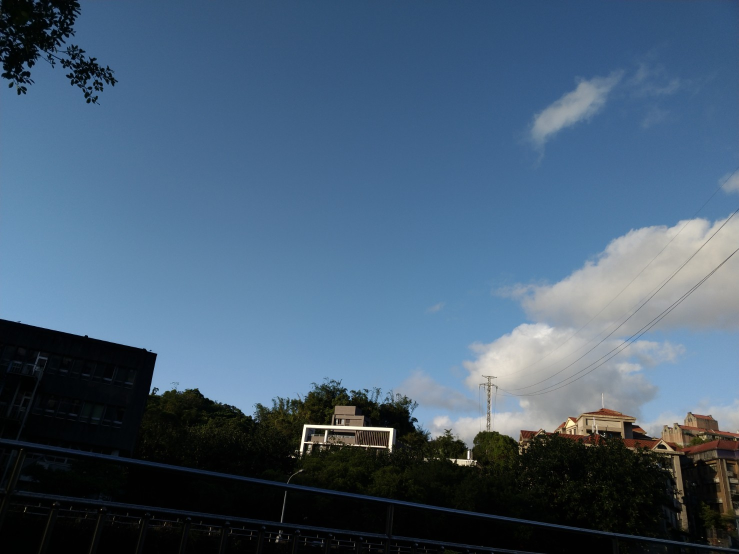
#> input picture hw3/resource/frame1.jpg, 1478 x 1108 px (shown at 1/2 size); its folder holds 2 pictures in this run
$ python part4.py   (older library calls are emulated)
#> lines starting #> are read from the running program, lines starting #| are printed output that depends on the picture; pictures that were not available may be replaced by others from this repository, and a replacement may not be noted
### hw3/src/utils.py
import numpy as np


def solve_homography(u, v):
    """
    This function should return a 3-by-3 homography matrix,
    u, v are N-by-2 matrices, representing N corresponding points for v = T(u)
    :param u: N-by-2 source pixel location matrices
    :param v: N-by-2 destination pixel location matrices
    :return:
    """
    N = u.shape[0]
    H = None

    if v.shape[0] is not N:
        print('u and v should have the same size')
        return None
    if N < 4:
        print('At least 4 points should be given')

    # TODO: 1.forming A
    """
    two equations:
        h11*ux + h12*uy + h13   + h21*0  + h22*0  + h23*0 -h31*ux*vx -h32*uy*vx -h33*vx = 0
        h11*0  + h12*0  + h13*0 + h21*ux + h22*uy + h23   -h31*ux*vy -h32*uy*vy -h33*vy = 0
    """
    A = []
    for i in range(N):
        A.append([u[i][0], u[i][1], 1, 0, 0, 0, -u[i][0]*v[i][0], -u[i][1]*v[i][0], -v[i][0]])
        A.append([0, 0, 0, u[i][0], u[i][1], 1, -u[i][0]*v[i][1], -u[i][1]*v[i][1], -v[i][1]])

    # TODO: 2.solve H with A
    """
        A*h = 0
        solve h --> finding NULL space of A
    """

    A = np.array(A)
    _, _, v_t = np.linalg.svd(A)
    H = v_t[-1].reshape(3,3)

    return H


def warping(src, dst, H, direction='b'):
    """
    Perform forward or backward warping on an image using a homography matrix.
    The warping process maps source image pixels to destination image pixels, or vice versa,
    depending on the direction specified.

    :param src: The source image that will be warped (input image).
    :param dst: The destination image (output image) where the warped result is stored.
    :param H: The homography matrix (3x3) used for transforming points between images.
    :param direction: The direction of warping ('b' for backward warping, 'f' for forward warping).
    :return: The destination image with the warping applied.
    """

    h_src, w_src, ch = src.shape    # Get the height, width, and number of channels of the source image.
    h_dst, w_dst, ch = dst.shape    # Get the height, width, and number of channels of the destination image.
    H_inv = np.linalg.inv(H)        # Compute the inverse of the homography matrix.

    # TODO: 1. Generate (x, y) coordinate pairs using meshgrid for the destination image
    if direction == 'b':
        x = np.arange(0, w_dst, 1)  # Create an array of x coordinates for the destination image.
        y = np.arange(0, h_dst, 1)  # Create an array of y coordinates for the destination image.

        # Use meshgrid to generate a grid of (x, y) coordinates for all pixels in the destination image.
        xx, yy = np.meshgrid(x, y)

        # Flatten the meshgrid and reshape it to a 1D array of coordinates.
        xx, yy = xx.flatten()[:, np.newaxis], yy.flatten()[:, np.newaxis]

        # Add a column of ones to make the coordinates homogeneous (x, y, 1).
        ones = np.ones((len(xx), 1))
        des_coor = np.concatenate((xx, yy, ones), axis=1).astype(np.int)  # Concatenate the x, y, and 1 to create homogeneous coordinates.

        # TODO: 3. Apply the inverse homography matrix to the destination pixels to get the corresponding source coordinates (u, v)
        Resource_pixel = H_inv.dot(des_coor.T).T  # Apply the inverse homography to get the source coordinates.

        # TODO: 4. Normalize the transformed coordinates (to get x and y, divide by the third coordinate)
        Resource_pixel[:, :2] = Resource_pixel[:, :2] / Resource_pixel[:, 2][:, np.newaxis]  # Normalize the x, y by dividing by the third coordinate (homogeneous normalization).

        # Mask to remove invalid transformed coordinates (out of source image boundaries)
        out_boundary = []

        if (Resource_pixel[:, 0] < 0).any():  # Check if any x coordinate is less than 0 (out of bounds).
            out_boundary += np.where(Resource_pixel[:, 0] < 0)[0].tolist()
        if (Resource_pixel[:, 1] < 0).any():  # Check if any y coordinate is less than 0 (out of bounds).
            out_boundary += np.where(Resource_pixel[:, 1] < 0)[0].tolist()
        if (Resource_pixel[:, 0] > w_src-1).any():  # Check if any x coordinate exceeds the width of the source image.
            out_boundary += np.where(Resource_pixel[:, 0] > (w_src - 1))[0].tolist()
        if (Resource_pixel[:, 1] > h_src-1).any():  # Check if any y coordinate exceeds the height of the source image.
            out_boundary += np.where(Resource_pixel[:, 1] > (h_src - 1))[0].tolist()

        # TODO: 5. Remove invalid coordinates that are out of the bounds of the source image
        if len(out_boundary):
            Resource_pixel = np.delete(Resource_pixel, out_boundary, 0)     # Remove the invalid coordinates.
            des_coor = np.delete(des_coor, out_boundary, 0)                 # Remove the corresponding destination coordinates.

        # TODO: 6. Use advanced array indexing to assign values from source to destination image.
        tx = Resource_pixel[:, 0].astype(np.int)  # Extract the integer x coordinates of the source image.
        ty = Resource_pixel[:, 1].astype(np.int)  # Extract the integer y coordinates of the source image.
        dx = Resource_pixel[:, 0] - tx  # Compute the fractional part of the x coordinate.
        dy = Resource_pixel[:, 1] - ty  # Compute the fractional part of the y coordinate.

        ones = np.ones(len(dx)).astype(np.float)  # Create an array of ones for bilinear interpolation.

        # Apply **Bilinear Interpolation** to assign values from the source image to the destination image.
        dst[des_coor[:, 1], des_coor[:, 0]] = (
            (((ones - dx) * (ones - dy))[:, np.newaxis] * src[ty, tx]) +
            ((dx * (ones - dy))[:, np.newaxis] * src[ty, tx + 1]) +
            ((dx * dy)[:, np.newaxis] * src[ty + 1, tx + 1]) +
            (((ones - dx) * dy)[:, np.newaxis] * src[ty + 1, tx])
        )

    elif direction == 'f':  # Forward warping (from source to destination).
        x = np.arange(0, w_src-1, 1)  # Create an array of x coordinates for the source image.
        y = np.arange(0, h_src-1, 1)  # Create an array of y coordinates for the source image.

        # Use meshgrid to generate a grid of (x, y) coordinates for all pixels in the source image.
        xx, yy = np.meshgrid(x, y)
        xx, yy = xx.flatten()[:, np.newaxis], yy.flatten()[:, np.newaxis]

        # Add a column of ones to make the coordinates homogeneous (x, y, 1).
        ones = np.ones((len(xx), 1))
        des_coor = np.concatenate((xx, yy, ones), axis=1).astype(np.int)

        # TODO: 3. Apply the homography matrix to the source pixels to get the corresponding destination coordinates (u, v)
        Resource_pixel = H.dot(des_coor.T).T  # Apply the homography matrix to get the destination coordinates.

        # TODO: 4. Normalize the transformed coordinates (to get x and y, divide by the third coordinate)
        Resource_pixel[:, :2] = Resource_pixel[:, :2] / Resource_pixel[:, 2][:, np.newaxis]

        # Mask to remove invalid transformed coordinates (out of destination image boundaries)
        out_boundary = []

        if (Resource_pixel[:, 0] < 0).any():  # Check if any x coordinate is less than 0 (out of bounds).
            out_boundary += np.where(Resource_pixel[:, 0] < 0)[0].tolist()
        if (Resource_pixel[:, 1] < 0).any():  # Check if any y coordinate is less than 0 (out of bounds).
            out_boundary += np.where(Resource_pixel[:, 1] < 0)[0].tolist()
        if (Resource_pixel[:, 0] > w_dst-1).any():  # Check if any x coordinate exceeds the width of the destination image.
            out_boundary += np.where(Resource_pixel[:, 0] > (w_dst - 1))[0].tolist()
        if (Resource_pixel[:, 1] > h_dst-1).any():  # Check if any y coordinate exceeds the height of the destination image.
            out_boundary += np.where(Resource_pixel[:, 1] > (h_dst - 1))[0].tolist()

        # TODO: 5. Remove invalid coordinates that are out of the bounds of the destination image
        if len(out_boundary):
            Resource_pixel = np.delete(Resource_pixel, out_boundary, 0)  # Remove the invalid coordinates.
            des_coor = np.delete(des_coor, out_boundary, 0)  # Remove the corresponding source coordinates.

        # TODO: 6. Use advanced array indexing to assign values from source to destination image.
        tx = Resource_pixel[:, 0].astype(np.int)  # Extract the integer x coordinates of the source image.
        ty = Resource_pixel[:, 1].astype(np.int)  # Extract the integer y coordinates of the source image.
        dx = Resource_pixel[:, 0] - tx  # Compute the fractional part of the x coordinate.
        dy = Resource_pixel[:, 1] - ty  # Compute the fractional part of the y coordinate.

        ones = np.ones(len(dx)).astype(np.float)  # Create an array of ones for bilinear interpolation.

        # Apply **Bilinear Interpolation** to assign values from the source image to the destination image.
        dst[ty, tx] = (
            (((ones - dx) * (ones - dy))[:, np.newaxis] * src[des_coor[:, 1], des_coor[:, 0]]) +
            ((dx * (ones - dy))[:, np.newaxis] * src[des_coor[:, 1], des_coor[:, 0] + 1]) +
            ((dx * dy)[:, np.newaxis] * src[des_coor[:, 1] + 1, des_coor[:, 0] + 1]) +
            (((ones - dx) * dy)[:, np.newaxis] * src[des_coor[:, 1] + 1, des_coor[:, 0]])
        )

    return dst

### hw3/src/part4.py
import numpy as np
import cv2
import random
from tqdm import tqdm
from utils import solve_homography, warping

random.seed(999)

def matches(img1, img2):
    """
    This function detects and matches ORB keypoints between two images.

    :param img1: First input image to be matched.
    :param img2: Second input image to be matched.
    :return: A tuple of two arrays:
             - The keypoints from img1 that match with img2.
             - The keypoints from img2 that correspond to img1.
    """

    # Create an ORB detector object, setting the number of features to detect.
    orb = cv2.ORB_create(nfeatures=1000)

    # Detect keypoints and descriptors in both images.
    # `kp_a`, `kp_b` are keypoints in img1 and img2 respectively.
    # `desc_a`, `desc_b` are the descriptors corresponding to the keypoints.
    kp_a, desc_a = orb.detectAndCompute(img1, None)
    kp_b, desc_b = orb.detectAndCompute(img2, None)

    # Create a Brute Force matcher using Hamming distance, suitable for ORB.
    bf = cv2.BFMatcher(cv2.NORM_HAMMING)

    # Perform knnMatch to find the best 2 matches for each descriptor from img1 to img2.
    matches = bf.knnMatch(desc_a, desc_b, k=2)

    # List to hold good matches that satisfy Lowe's ratio test.
    good_matches = []

    # Apply Lowe's ratio test:
    # keep a match only if the distance of the first match is less than 0.8 times the distance of the second match.
    for match_1, match_2 in matches:
        if match_1.distance < 0.8 * match_2.distance:
            # Add the match to the list if it passes the ratio test.
            good_matches.append(match_1)

    # Lists to hold the keypoints of good matches from both images.
    good_kp_a = []  # Keypoints from img1 (source image).
    good_kp_b = []  # Keypoints from img2 (target image).

    # Iterate through all the good matches and extract the corresponding keypoints.
    for match in good_matches:
        good_kp_a.append(kp_a[match.queryIdx].pt)  # Get keypoint coordinates ( .pt -> (x,y) ) from img1.
        good_kp_b.append(kp_b[match.trainIdx].pt)  # Get keypoint coordinates ( .pt -> (x,y) ) from img2.

    # Return the good keypoints as numpy arrays for further processing.
    return np.array(good_kp_a).astype(np.int), np.array(good_kp_b).astype(np.int)


def transform_with_homography(H, points):
    """
    This function applies a homography transformation to a set of points.

    :param H: The homography matrix (3x3) that represents the transformation.
    :param points: A numpy array of shape (N, 2) containing N points to be transformed.
                   Each point is represented by (x, y) coordinates.
    :return: A numpy array of shape (N, 2) representing the transformed points in the target coordinate system.
    """

    # Step 1: Add a column of ones to the points array to make it homogeneous coordinates (x, y, 1)
    ones = np.ones((points.shape[0], 1))  # Create a column of ones with shape (N, 1)
    points = np.concatenate((points, ones), axis=1)  # Append the ones to the points array to make it (N, 3)

    # Step 2: Apply the homography matrix to the points (matrix multiplication)
    transformed_points = H.dot(points.T)  # Perform the matrix multiplication: H * points.T (3, N)

    # Step 3: Normalize the homogeneous coordinates (divide by the third row to get (x, y, 1))
    transformed_points = transformed_points / (transformed_points[2,:][np.newaxis, :])  # Normalize by the third coordinate

    # Step 4: Extract the (x, y) coordinates from the transformed points (drop the third coordinate)
    transformed_points = transformed_points[0:2,:].T  # Take the first two rows (x, y) and transpose back to (N, 2)

    return transformed_points  # Return the transformed points


def compute_outlier(H, points_a, points_b, threshold=3):
    """
    This function computes the number of outliers by comparing the transformed points with the ground truth.

    :param H: The homography matrix used to transform points_b to the coordinate system of points_a.
    :param points_a: Ground truth points (N, 2) from the source image.
    :param points_b: Points (N, 2) from the destination image that we want to transform.
    :param threshold: A distance threshold for considering a point as an outlier.
    :return: The number of outliers (points that are too far from their transformed positions).
    """

    # Step 1: Transform points_b to points_a's coordinate system using the homography matrix H
    points_img_b_transformed = transform_with_homography(H, points_b)

    # Step 2: Calculate the Euclidean distance between the transformed points and the ground truth points
    x = points_a[:, 0]                      # x-coordinates of points_a
    y = points_a[:, 1]                      # y-coordinates of points_a
    x_hat = points_img_b_transformed[:, 0]  # x-coordinates of the transformed points
    y_hat = points_img_b_transformed[:, 1]  # y-coordinates of the transformed points

    # Step 3: Compute the Euclidean distance between the corresponding points in points_a and transformed points
    distance = np.sqrt(np.power((x_hat - x), 2) + np.power((y_hat - y), 2)).reshape(-1)

    # Step 4: Count how many points are outliers (distance greater than threshold)
    outliers_count = 0
    for dis in distance:
        if dis > threshold:  # If the distance is greater than the threshold, it's an outlier
            outliers_count += 1

    return outliers_count  # Return the number of outliers


def ransac_for_homography(matches_1, matches_2):
    """
    This function implements the RANSAC algorithm to estimate the best homography matrix.
    RANSAC is used to handle outliers in the matched points and find the most accurate homography.

    :param matches_1: Points from the source image (N, 2).
    :param matches_2: Points from the destination image (N, 2).
    :return: The best homography matrix H after applying RANSAC.
    """

    # Step 1: Define the total number of matches and RANSAC parameters
    all_matches = matches_1.shape[0]  # Total number of matches

    # RANSAC parameters
    prob_success = 0.99     # Probability of successfully finding the correct model
    sample_points_size = 5  # Number of points to sample for each iteration (at least 4 for homography)
    ratio_of_outlier = 0.5  # Expected ratio of outliers in the data
    N = int(np.log(1.0 - prob_success) / np.log(1 - (1 - ratio_of_outlier) ** sample_points_size))  # Number of iterations

    lowest_outlier = all_matches    # Start with the worst case: all the points are outliers
    best_H = None                   # Variable to store the best homography matrix

    # Step 2: Perform RANSAC iterations
    for i in range(N):
        # Step 2.1: Randomly select sample_points_size points to compute the homography
        rand_index = np.random.choice(all_matches, sample_points_size, replace=False)  # Randomly sample 5 points
        H = solve_homography(matches_2[rand_index], matches_1[rand_index])  # Compute homography using these points

        # Step 2.2: Compute the number of outliers for the current homography
        outliers_count = compute_outlier(H, matches_1, matches_2)  # Calculate outliers for the current H

        # Step 2.3: If the current homography has fewer outliers, update the best_homography matrix
        if outliers_count < lowest_outlier:
            best_H = H
            lowest_outlier = outliers_count  # Update the lowest outlier count

    return best_H  # Return the best homography matrix found by RANSAC


def panorama(imgs):
    """
    Image stitching with estimated homograpy between consecutive
    :param imgs: list of images to be stitched
    :return: stitched panorama
    """
    h_max = max([x.shape[0] for x in imgs])
    w_max = sum([x.shape[1] for x in imgs])

    # create the final stitched canvas
    dst = np.zeros((h_max, w_max, imgs[0].shape[2]), dtype=np.uint8)
    dst[:imgs[0].shape[0], :imgs[0].shape[1]] = imgs[0]
    last_best_H = np.eye(3)
    out = None

    # for all images to be stitched:
    for idx in tqdm(range(len(imgs)-1)):
        im1 = imgs[idx]
        im2 = imgs[idx + 1]

        # TODO: 1.feature detection & matching
        matches_1, matches_2 = matches(im1, im2)

        # TODO: 2. apply RANSAC to choose best H
        H = ransac_for_homography(matches_1, matches_2)

        # TODO: 3. chain the homographies
        last_best_H = last_best_H.dot(H)

        # TODO: 4. apply warping
        dst = warping(im2, dst, last_best_H, 'b')

    out = dst
    return out


if __name__ == "__main__":
    # ================== Part 4: Panorama ========================
    # TODO: change the number of frames to be stitched
    FRAME_NUM = 3
    imgs = [cv2.imread('../resource/frame{:d}.jpg'.format(x)) for x in range(1, FRAME_NUM + 1)]
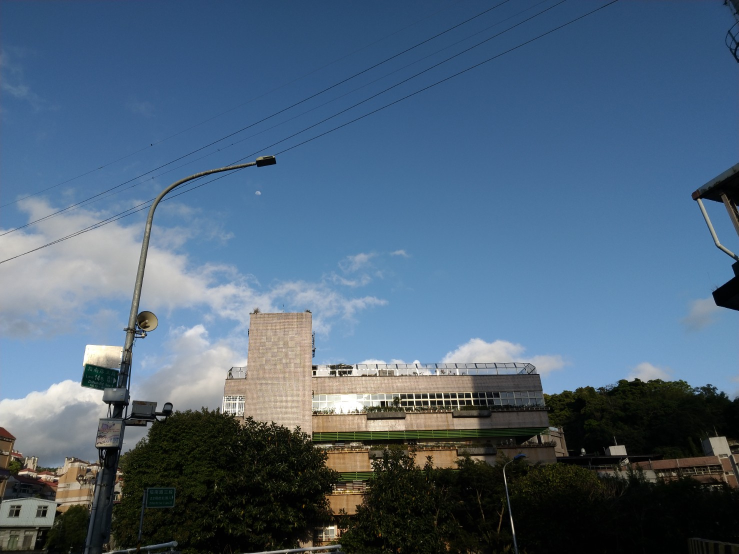
#> input picture hw3/resource/frame3.jpg, 1478 x 1108 px (shown at 1/2 size)
#> imgs = 3 items
    output4 = panorama(imgs)
#> in panorama, `h_max = max([x.shape[0] for x in imgs])`: h_max = 1108
#> in panorama, `w_max = sum([x.shape[1] for x in imgs])`: w_max = 4434
#> in panorama, `dst[:imgs[0].shape[0], :imgs[0].shape[1]] = imgs[0]`:
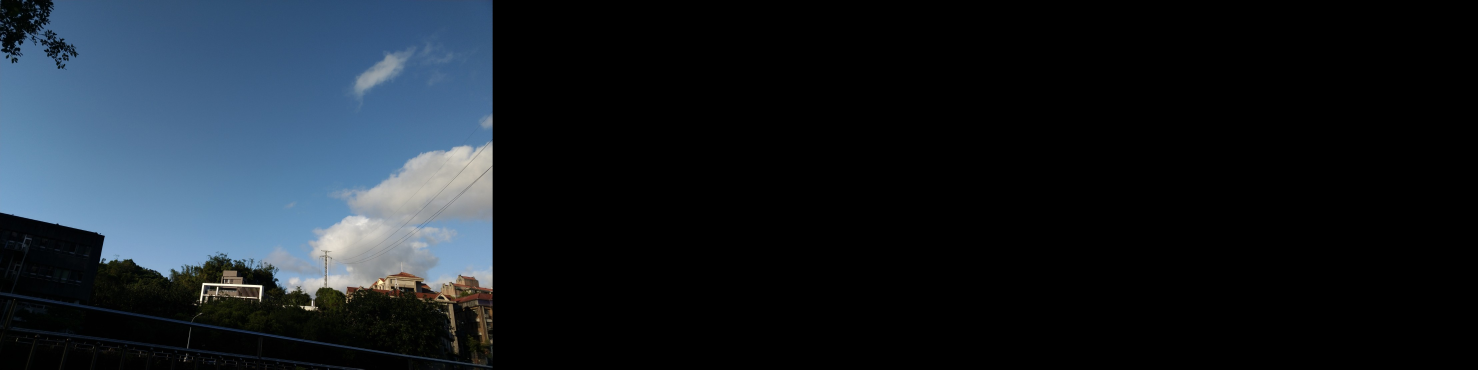
#> dst: shape (1108, 4434, 3) (shown at 1/3 size); mean of channels 0, 1, 2 38.4, 31, 23.4; drawn as B, G, R
#> the loop in panorama, `for idx in tqdm(range(len(imgs)-1)):` made 2 passes
#> (all_matches in ransac_for_homography, prob_success in ransac_for_homography, sample_points_size in ransac_for_homography, ratio_of_outlier in ransac_for_homography) on pass 1: (1000, 0.99, 5, 0.5)
#> (all_matches in ransac_for_homography, prob_success in ransac_for_homography, sample_points_size in ransac_for_homography, ratio_of_outlier in ransac_for_homography) on pass 2: (26, 0.99, 5, 0.5)
#> pass 2, in panorama, `dst = warping(im2, dst, last_best_H, 'b')`:
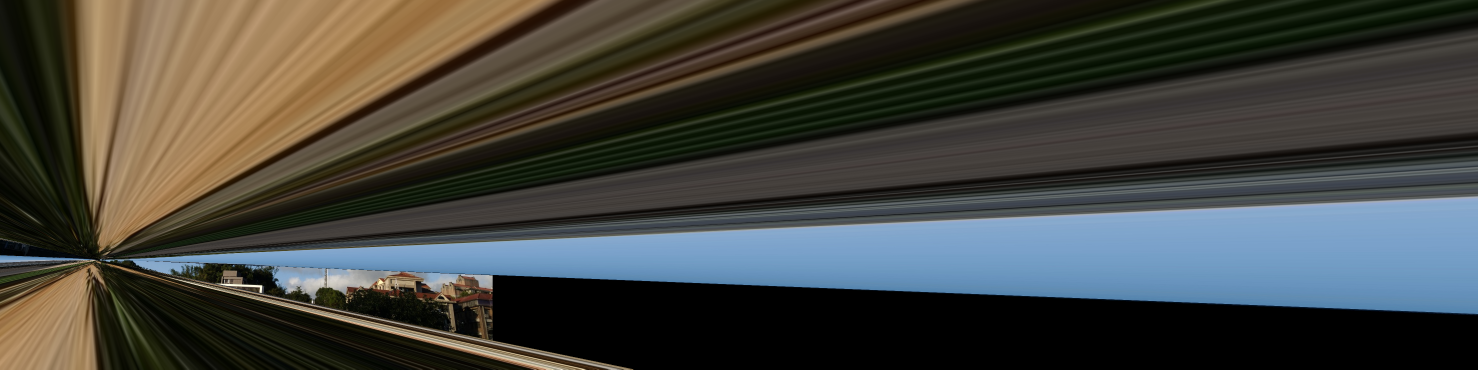
#> dst: shape (1108, 4434, 3) (shown at 1/3 size); mean of channels 0, 1, 2 62.1, 67.2, 66.4; drawn as B, G, R
#> in panorama, im1 is the input picture: shape (1108, 1478, 3); mean B, G, R 115.2, 92.9, 70.1
#> in panorama, im2 is the input picture: shape (1108, 1478, 3); mean B, G, R 121, 99.6, 77.7
    cv2.imwrite('output4.png', output4)
